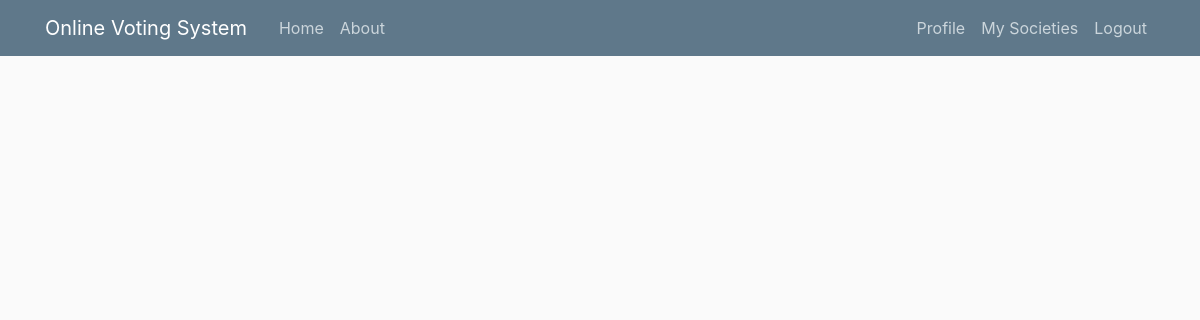
/profile/society/2/society2/queries/ (signed in), run on an earlier commit of the app's database.
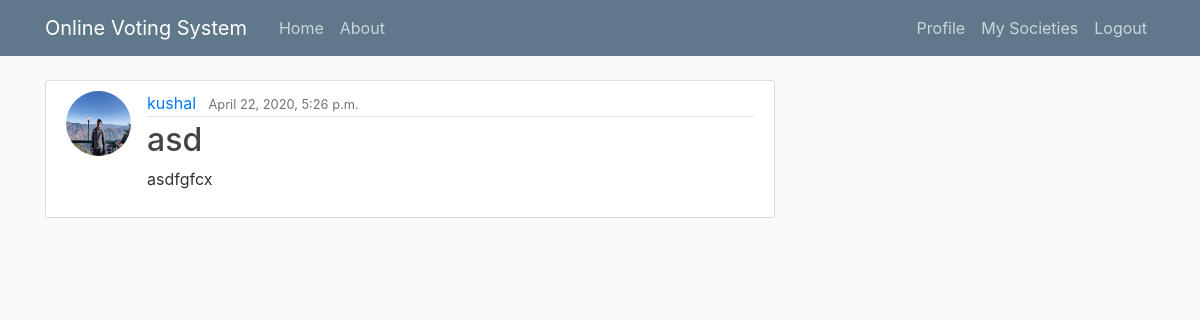
And on a later commit of the database.
### queries/models.py (models this page shows, shortened)
class Post(models.Model):
    title = models.CharField(max_length=100)
    content = models.TextField()
    date_posted = models.DateTimeField(default=timezone.now)
    author = models.ForeignKey(User, on_delete=models.CASCADE)
    society = models.ForeignKey(Society, on_delete=models.CASCADE,null=True)

### users/models.py (models this page shows, shortened)
class Profile(models.Model):
    user =  models.OneToOneField(User, on_delete = models.CASCADE)
    image = models.ImageField(default = 'default.jpg', upload_to = 'profile_pics')

### queries/views.py (the view)
# urls.py: path('society/<int:pk>/<str:Name>/queries/', queries_views.PostListView.as_view(), name = 'queries-home'),#done
class PostListView(LoginRequiredMixin,ListView):
    model = Society
    template_name = 'queries/home.html' #otherwise searches for <app>/<model>_<viewtype>.html
    context_object_name = 'society'
    ordering = ['-date_posted']
    paginate_by=5
    def get_queryset(self):
        s_name=get_object_or_404(Society,id=self.kwargs.get('pk'))
        return s_name.post_set.all().order_by('-date_posted')

### queries/templates/queries/home.html (shortened to what this page needs)
{% extends "blog/base_query.html" %}
{% block content %}
{% for post in society %}
<article class="media content-section">
    <img class="rounded-circle article-img" src="{{ post.author.profile.image.url}}">
    <div class="media-body">
        <div class="article-metadata">
            <a class="mr-2" href="#">{{ post.author }}</a>
            <small class="text-muted">{{ post.date_posted }}</small>
        </div>
        <h2><a class="article-title" href="#">{{ post.title }}</a></h2>
        <p class="article-content">{{ post.content }}</p>
    </div>
</article>
{% endfor %}
{%endblock content %}

What changed in the data, as far as the page shows it:
added Post: author.profile.image (picture), author "kushal", date_posted "April 22, 2020, 5:26 p.m.", title "asd", content "asdfgfcx"
